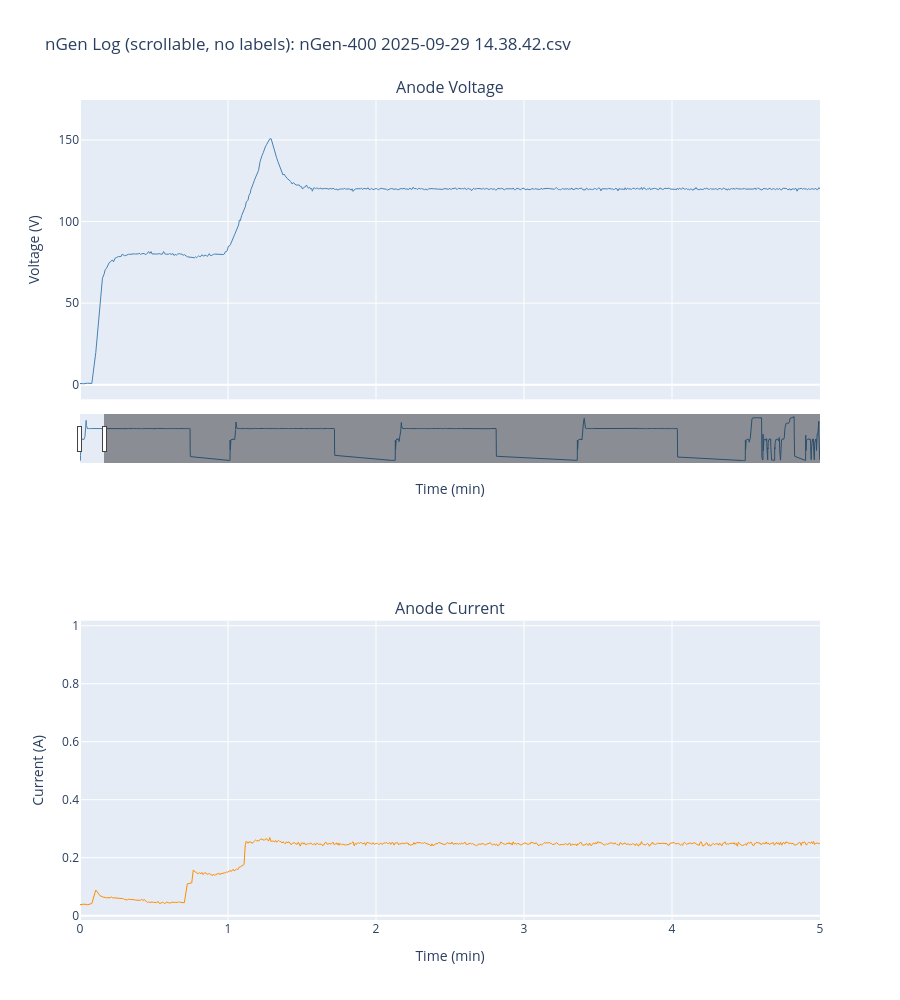

Notebook source saved alongside this figure:
### Code cell
# Scrollable plot — event lines only, no text annotations
fig_clean = make_subplots(
    rows=2, cols=1,
    shared_xaxes=True,
    subplot_titles=('Anode Voltage', 'Anode Current'),
    vertical_spacing=0.27
)

fig_clean.add_trace(
    go.Scatter(x=df['Time (min)'], y=df['Anode Voltage'],
               mode='lines', name='Anode Voltage',
               line=dict(color='steelblue', width=1)),
    row=1, col=1
)
fig_clean.add_trace(
    go.Scatter(x=df['Time (min)'], y=df['Anode Current'],
               mode='lines', name='Anode Current',
               line=dict(color='darkorange', width=1)),
    row=2, col=1
)

fig_clean.update_layout(
    title=f'nGen Log (scrollable, no labels): {os.path.basename(file_dropdown.value)}',
    height=1000,
    xaxis=dict(
        range=[t_min, t_min + window_min],
        rangeslider=dict(visible=True, thickness=0.06),
        title='Time (min)'
    ),
    xaxis2=dict(
        range=[t_min, t_min + window_min],
        title='Time (min)'
    ),
    yaxis=dict(title='Voltage (V)'),
    yaxis2=dict(title='Current (A)'),
    showlegend=False
)

fig_clean.show()

### Figure 1 — Plotly figure (JSON) as saved in the notebook; plotly's stock layout.template omitted (floating-point values rounded to 4 significant figures; data arrays with more than 128 entries replaced by an {"elided": "..."} marker saying what was removed)
{"data": [{"line": {"color": "steelblue", "width": 1}, "mode": "lines", "name": "Anode Voltage", "type": "scatter", "x": {"elided": "13799 float values"}, "xaxis": "x", "y": {"elided": "13799 float values"}, "yaxis": "y"}, {"line": {"color": "darkorange", "width": 1}, "mode": "lines", "name": "Anode Current", "type": "scatter", "x": {"elided": "13799 float values"}, "xaxis": "x2", "y": {"elided": "13799 float values"}, "yaxis": "y2"}], "layout": {"annotations": [{"font": {"size": 16}, "showarrow": false, "text": "Anode Voltage", "x": 0.5, "xanchor": "center", "xref": "paper", "y": 1, "yanchor": "bottom", "yref": "paper"}, {"font": {"size": 16}, "showarrow": false, "text": "Anode Current", "x": 0.5, "xanchor": "center", "xref": "paper", "y": 0.365, "yanchor": "bottom", "yref": "paper"}], "height": 1000, "showlegend": false, "title": {"text": "nGen Log (scrollable, no labels): nGen-400 2025-09-29 14.38.42.csv"}, "xaxis": {"anchor": "y", "domain": [0, 1], "matches": "x2", "range": [0, 5], "rangeslider": {"thickness": 0.06, "visible": true}, "showticklabels": false, "title": {"text": "Time (min)"}}, "xaxis2": {"anchor": "y2", "domain": [0, 1], "range": [0, 5], "title": {"text": "Time (min)"}}, "yaxis": {"anchor": "x", "domain": [0.635, 1], "title": {"text": "Voltage (V)"}}, "yaxis2": {"anchor": "x2", "domain": [0, 0.365], "title": {"text": "Current (A)"}}}}
